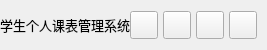
           <widget class="QFrame" name="contentTopBg">
            <property name="minimumSize">
             <size>
              <width>0</width>
              <height>50</height>
             </size>
            </property>
            <property name="maximumSize">
             <size>
              <width>16777215</width>
              <height>50</height>
             </size>
            </property>
            <property name="frameShape">
             <enum>QFrame::NoFrame</enum>
            </property>
            <property name="frameShadow">
             <enum>QFrame::Raised</enum>
            </property>
            <layout class="QHBoxLayout" name="horizontalLayout">
             <property name="spacing">
              <number>0</number>
             </property>
             <property name="leftMargin">
              <number>0</number>
             </property>
             <property name="topMargin">
              <number>0</number>
             </property>
             <property name="rightMargin">
              <number>10</number>
             </property>
             <property name="bottomMargin">
              <number>0</number>
             </property>
             <item>
              <widget class="QFrame" name="leftBox">
               <property name="sizePolicy">
                <sizepolicy hsizetype="Expanding" vsizetype="Preferred">
                 <horstretch>0</horstretch>
                 <verstretch>0</verstretch>
                </sizepolicy>
               </property>
               <property name="frameShape">
                <enum>QFrame::NoFrame</enum>
               </property>
               <property name="frameShadow">
                <enum>QFrame::Raised</enum>
               </property>
               <layout class="QHBoxLayout" name="horizontalLayout_3">
                <property name="spacing">
                 <number>0</number>
                </property>
                <property name="leftMargin">
                 <number>0</number>
                </property>
                <property name="topMargin">
                 <number>0</number>
                </property>
                <property name="rightMargin">
                 <number>0</number>
                </property>
                <property name="bottomMargin">
                 <number>0</number>
                </property>
                <item>
                 <widget class="QLabel" name="titleRightInfo">
                  <property name="sizePolicy">
                   <sizepolicy hsizetype="Preferred" vsizetype="Expanding">
                    <horstretch>0</horstretch>
                    <verstretch>0</verstretch>
                   </sizepolicy>
                  </property>
                  <property name="maximumSize">
                   <size>
                    <width>16777215</width>
                    <height>45</height>
                   </size>
                  </property>
                  <property name="font">
                   <font>
                    <family>Segoe UI</family>
                    <pointsize>10</pointsize>
                    <italic>false</italic>
                    <bold>false</bold>
                   </font>
                  </property>
                  <property name="text">
                   <string>学生个人课表管理系统</string>
                  </property>
                  <property name="alignment">
                   <set>Qt::AlignLeading|Qt::AlignLeft|Qt::AlignVCenter</set>
                  </property>
                 </widget>
                </item>
               </layout>
              </widget>
             </item>
             <item alignment="Qt::AlignRight">
              <widget class="QFrame" name="rightButtons">
               <property name="minimumSize">
                <size>
                 <width>0</width>
                 <height>28</height>
                </size>
               </property>
               <property name="frameShape">
                <enum>QFrame::NoFrame</enum>
               </property>
               <property name="frameShadow">
                <enum>QFrame::Raised</enum>
               </property>
               <layout class="QHBoxLayout" name="horizontalLayout_2">
                <property name="spacing">
                 <number>5</number>
                </property>
                <property name="leftMargin">
                 <number>0</number>
                </property>
                <property name="topMargin">
                 <number>0</number>
                </property>
                <property name="rightMargin">
                 <number>0</number>
                </property>
                <property name="bottomMargin">
                 <number>0</number>
                </property>
                <item>
                 <widget class="QPushButton" name="settingsTopBtn">
                  <property name="minimumSize">
                   <size>
                    <width>28</width>
                    <height>28</height>
                   </size>
                  </property>
                  <property name="maximumSize">
                   <size>
                    <width>28</width>
                    <height>28</height>
                   </size>
                  </property>
                  <property name="cursor">
                   <cursorShape>PointingHandCursor</cursorShape>
                  </property>
                  <property name="toolTip">
                   <string>Settings</string>
                  </property>
                  <property name="text">
                   <string/>
                  </property>
                  <property name="icon">
                   <iconset resource="resources.qrc">
                    <normaloff>:/icons/images/icons/icon_settings.png</normaloff>:/icons/images/icons/icon_settings.png</iconset>
                  </property>
                  <property name="iconSize">
                   <size>
                    <width>20</width>
                    <height>20</height>
                   </size>
                  </property>
                 </widget>
                </item>
                <item>
                 <widget class="QPushButton" name="minimizeAppBtn">
                  <property name="minimumSize">
                   <size>
                    <width>28</width>
                    <height>28</height>
                   </size>
                  </property>
                  <property name="maximumSize">
                   <size>
                    <width>28</width>
                    <height>28</height>
                   </size>
                  </property>
                  <property name="cursor">
                   <cursorShape>PointingHandCursor</cursorShape>
                  </property>
                  <property name="toolTip">
                   <string>Minimize</string>
                  </property>
                  <property name="text">
                   <string/>
                  </property>
                  <property name="icon">
                   <iconset resource="resources.qrc">
                    <normaloff>:/icons/images/icons/icon_minimize.png</normaloff>:/icons/images/icons/icon_minimize.png</iconset>
                  </property>
                  <property name="iconSize">
                   <size>
                    <width>20</width>
                    <height>20</height>
                   </size>
                  </property>
                 </widget>
                </item>
                <item>
                 <widget class="QPushButton" name="maximizeRestoreAppBtn">
                  <property name="minimumSize">
                   <size>
                    <width>28</width>
                    <height>28</height>
                   </size>
                  </property>
                  <property name="maximumSize">
                   <size>
                    <width>28</width>
                    <height>28</height>
                   </size>
                  </property>
                  <property name="font">
                   <font>
                    <family>Segoe UI</family>
                    <pointsize>10</pointsize>
                    <italic>false</italic>
                    <bold>false</bold>
                    <stylestrategy>PreferDefault</stylestrategy>
                   </font>
                  </property>
                  <property name="cursor">
                   <cursorShape>PointingHandCursor</cursorShape>
                  </property>
                  <property name="toolTip">
                   <string>Maximize</string>
                  </property>
                  <property name="text">
                   <string/>
                  </property>
                  <property name="icon">
                   <iconset resource="resources.qrc">
                    <normaloff>:/icons/images/icons/icon_maximize.png</normaloff>:/icons/images/icons/icon_maximize.png</iconset>
                  </property>
                  <property name="iconSize">
                   <size>
                    <width>20</width>
                    <height>20</height>
                   </size>
                  </property>
                 </widget>
                </item>
                <item>
                 <widget class="QPushButton" name="closeAppBtn">
                  <property name="minimumSize">
                   <size>
                    <width>28</width>
                    <height>28</height>
                   </size>
                  </property>
                  <property name="maximumSize">
                   <size>
                    <width>28</width>
                    <height>28</height>
                   </size>
                  </property>
                  <property name="cursor">
                   <cursorShape>PointingHandCursor</cursorShape>
                  </property>
                  <property name="toolTip">
                   <string>Close</string>
                  </property>
                  <property name="text">
                   <string/>
                  </property>
                  <property name="icon">
                   <iconset resource="resources.qrc">
                    <normaloff>:/icons/images/icons/icon_close.png</normaloff>:/icons/images/icons/icon_close.png</iconset>
                  </property>
                  <property name="iconSize">
                   <size>
                    <width>20</width>
                    <height>20</height>
                   </size>
                  </property>
                 </widget>
                </item>
               </layout>
              </widget>
             </item>
            </layout>
           </widget>
